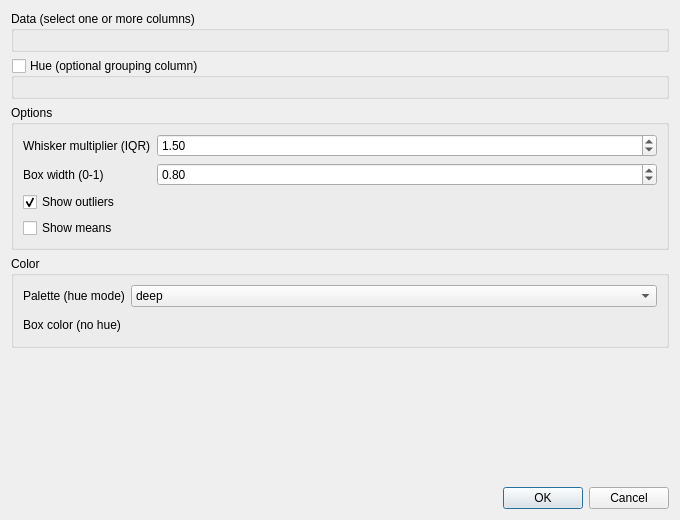
<?xml version="1.0" encoding="UTF-8"?>
<ui version="4.0">
 <class>DAChartAddStatsBoxplotWidget</class>
 <widget class="QWidget" name="DAChartAddStatsBoxplotWidget">
  <property name="geometry">
   <rect>
    <x>0</x>
    <y>0</y>
    <width>680</width>
    <height>520</height>
   </rect>
  </property>
  <property name="windowTitle">
   <string>Stats Boxplot Settings</string>
  </property>
  <layout class="QVBoxLayout" name="verticalLayoutMain">
   <item>
    <widget class="QGroupBox" name="groupBoxData">
     <property name="title">
      <string>Data (select one or more columns)</string>
     </property>
     <property name="flat">
      <bool>true</bool>
     </property>
     <layout class="QVBoxLayout" name="verticalLayoutData">
      <item>
       <widget class="DA::DAChartSeriesSelectWidget" name="selectWidgetData"/>
      </item>
     </layout>
    </widget>
   </item>
   <item>
    <widget class="QGroupBox" name="groupBoxHue">
     <property name="title">
      <string>Hue (optional grouping column)</string>
     </property>
     <property name="flat">
      <bool>true</bool>
     </property>
     <property name="checkable">
      <bool>true</bool>
     </property>
     <property name="checked">
      <bool>false</bool>
     </property>
     <layout class="QVBoxLayout" name="verticalLayoutHue">
      <item>
       <widget class="DA::DAChartSeriesSelectWidget" name="selectWidgetHue"/>
      </item>
     </layout>
    </widget>
   </item>
   <item>
    <widget class="QGroupBox" name="groupBoxOptions">
     <property name="title">
      <string>Options</string>
     </property>
     <property name="flat">
      <bool>true</bool>
     </property>
     <layout class="QFormLayout" name="formLayoutOptions">
      <item row="0" column="0">
       <widget class="QLabel" name="labelWhis">
        <property name="text">
         <string>Whisker multiplier (IQR)</string>
        </property>
       </widget>
      </item>
      <item row="0" column="1">
       <widget class="QDoubleSpinBox" name="doubleSpinBoxWhis">
        <property name="minimum">
         <double>0.000000000000000</double>
        </property>
        <property name="maximum">
         <double>10.000000000000000</double>
        </property>
        <property name="singleStep">
         <double>0.100000000000000</double>
        </property>
        <property name="value">
         <double>1.500000000000000</double>
        </property>
       </widget>
      </item>
      <item row="1" column="0">
       <widget class="QLabel" name="labelWidth">
        <property name="text">
         <string>Box width (0-1)</string>
        </property>
       </widget>
      </item>
      <item row="1" column="1">
       <widget class="QDoubleSpinBox" name="doubleSpinBoxWidth">
        <property name="minimum">
         <double>0.100000000000000</double>
        </property>
        <property name="maximum">
         <double>1.000000000000000</double>
        </property>
        <property name="singleStep">
         <double>0.100000000000000</double>
        </property>
        <property name="value">
         <double>0.800000000000000</double>
        </property>
       </widget>
      </item>
      <item row="2" column="0">
       <widget class="QCheckBox" name="checkBoxShowFliers">
        <property name="text">
         <string>Show outliers</string>
        </property>
        <property name="checked">
         <bool>true</bool>
        </property>
       </widget>
      </item>
      <item row="3" column="0">
       <widget class="QCheckBox" name="checkBoxShowMeans">
        <property name="text">
         <string>Show means</string>
        </property>
       </widget>
      </item>
     </layout>
    </widget>
   </item>
   <item>
    <widget class="QGroupBox" name="groupBoxColor">
     <property name="title">
      <string>Color</string>
     </property>
     <property name="flat">
      <bool>true</bool>
     </property>
     <layout class="QFormLayout" name="formLayoutColor">
      <item row="0" column="0">
       <widget class="QLabel" name="labelPalette">
        <property name="text">
         <string>Palette (hue mode)</string>
        </property>
       </widget>
      </item>
      <item row="0" column="1">
       <widget class="QComboBox" name="comboBoxPalette">
        <item>
         <property name="text">
          <string>deep</string>
         </property>
        </item>
        <item>
         <property name="text">
          <string>muted</string>
         </property>
        </item>
        <item>
         <property name="text">
          <string>pastel</string>
         </property>
        </item>
        <item>
         <property name="text">
          <string>bright</string>
         </property>
        </item>
        <item>
         <property name="text">
          <string>dark</string>
         </property>
        </item>
        <item>
         <property name="text">
          <string>colorblind</string>
         </property>
        </item>
       </widget>
      </item>
      <item row="1" column="0">
       <widget class="QLabel" name="labelColor">
        <property name="text">
         <string>Box color (no hue)</string>
        </property>
       </widget>
      </item>
      <item row="1" column="1">
       <widget class="DA::DAColorPickerButton" name="colorButton">
        <property name="minimumSize">
         <size>
          <width>40</width>
          <height>20</height>
         </size>
        </property>
        <property name="text">
         <string/>
        </property>
        <property name="autoRaise">
         <bool>true</bool>
        </property>
       </widget>
      </item>
     </layout>
    </widget>
   </item>
   <item>
    <spacer name="verticalSpacer">
     <property name="orientation">
      <enum>Qt::Vertical</enum>
     </property>
     <property name="sizeHint" stdset="0">
      <size>
       <width>20</width>
       <height>40</height>
      </size>
     </property>
    </spacer>
   </item>
   <item>
    <widget class="QDialogButtonBox" name="buttonBox">
     <property name="standardButtons">
      <set>QDialogButtonBox::Cancel|QDialogButtonBox::Ok</set>
     </property>
    </widget>
   </item>
  </layout>
 </widget>
 <customwidgets>
  <customwidget>
   <class>DA::DAChartSeriesSelectWidget</class>
   <extends>QWidget</extends>
   <header>DAChartSeriesSelectWidget.h</header>
  </customwidget>
  <customwidget>
   <class>DA::DAColorPickerButton</class>
   <extends>QToolButton</extends>
   <header>DAColorPickerButton.h</header>
  </customwidget>
 </customwidgets>
 <resources/>
 <connections/>
</ui>
